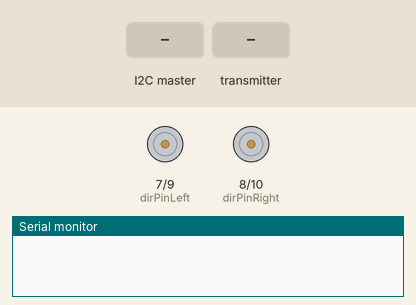
A sketch run on a simulated Arduino Uno, built with avr-gcc and run on an emulated ATmega328P. Parts: direction and speed pins drawn as motors (green arrow = direction pin HIGH = forward, orange = LOW = backward, longer = more drive), the last lines printed to the serial monitor. The test bench sets the inputs (shaded band). No radio packets arrive unless stated.

Above: at 1.2 s.
1.3 s: the I2C master sends the byte 1
At 2.1 s:
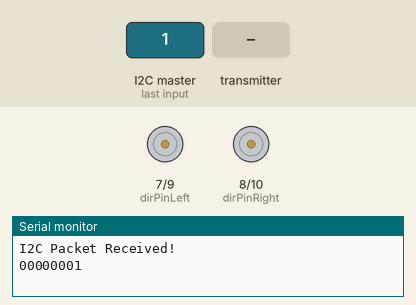
2.9 s: the transmitter starts sending received_byte_SPI = 64
4.4 s: the I2C master sends the byte 90
5.9 s: the transmitter starts sending received_byte_SPI = 128
7.4 s: the I2C master sends the byte 0
8.9 s: the transmitter starts sending received_byte_SPI = 255
At 10.2 s:
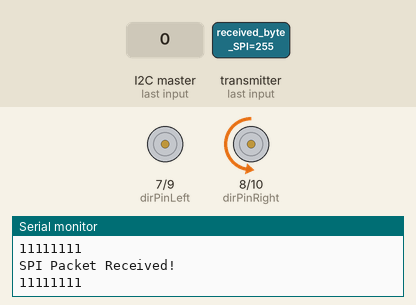
Timing chart, 0 to 11.4 s (numbered marks = the images above; inputs shaded):
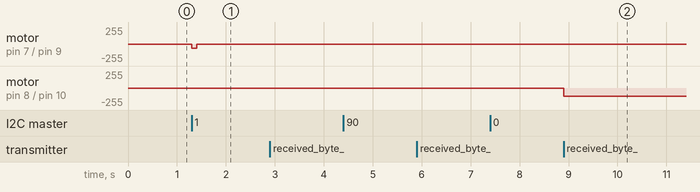

The sketch:

arduino_controller_code.ino
```cpp
#include <Wire.h>
#include <SPI.h>
#include <RF24.h>

// Define the CE and CSN pins for the nRF24L01+ module
#define CE_PIN 2
#define CSN_PIN 3

// Create an RF24 object
RF24 radio(CE_PIN, CSN_PIN);

// Define the address for communication (must match transmitter)
const byte address[6] = "00001";

const int dirPinLeft = 7;
const int dirPinRight = 8;

const bool cw = false;
const bool ccw = true;

const int pwmPinLeft = 9;    // PWM output pin 1
const int pwmPinRight = 10;  // PWM output pin 2

#define DIR_MASK 0b10000000    // 1 bit for direction (left or right)
#define FB_MASK 0b01000000     // 1 bit for forward or backwards
#define SPEED_MASK 0b00111111  // 6 bits for speed value

int waitTime = 100;
long prevMillis = 0;

// Define the I2C address for this slave device
#define I2C_ADDRESS 0x08

void printByteAsBits(byte b) {
  for (int i = 7; i >= 0; i--) {
    Serial.print(bitRead(b, i));
  }
  Serial.println();
}

void setupNRF24() {
  radio.begin();
  radio.openReadingPipe(0, address);  // Set the address to read from
  radio.setPALevel(RF24_PA_LOW);      // Set power level (use LOW for short distances)
  radio.startListening();             // Set the module as a receiver
}

void byte_to_speed(byte command_byte) {
  // Extracting the left/right bit (most significant bit)
  bool rightBool = (command_byte & DIR_MASK) >> 7;

  // Extracting the forward/backward bit (second most significant bit)
  bool forwardBool = (command_byte & FB_MASK) >> 6;

  // Extracting the speed (last 6 bits)
  int speed = command_byte & SPEED_MASK;

  //control right wheel spin
  if (rightBool) {
    if (forwardBool) {
      digitalWrite(dirPinRight, cw);
    } else {
      digitalWrite(dirPinRight, ccw);
    }
    if (speed != 0) {
      speed += 64;
    }
    setDutyCycle(pwmPinRight, speed);
  }

  //control left wheel spin
  else {
    if (forwardBool) {
      digitalWrite(dirPinLeft, ccw);
    } else {
      digitalWrite(dirPinLeft, cw);
    }
    if (speed != 0) {
      speed += 64;
    }
    setDutyCycle(pwmPinLeft, speed);
  }
}

void setDutyCycle(int pin, int dutyCycle) {
  if (pin == pwmPinLeft) {
    OCR1A = map(dutyCycle, 0, 255, 0, ICR1);
  } else if (pin == pwmPinRight) {
    OCR1B = map(dutyCycle, 0, 255, 0, ICR1);
  }
}

void handle_I2C(int byteCount){
  while (Wire.available()){
    byte received_byte_I2C=Wire.read();
    Serial.println("I2C Packet Received!");
    prevMillis = millis();
    printByteAsBits(received_byte_I2C);
    byte_to_speed(received_byte_I2C);
  }
}

void setup() {
  Serial.begin(115200);
  Wire.begin(I2C_ADDRESS);
  Wire.onReceive(handle_I2C);
  setupNRF24();

  pinMode(dirPinLeft, OUTPUT);
  pinMode(dirPinRight, OUTPUT);
  pinMode(pwmPinLeft, OUTPUT);
  pinMode(pwmPinRight, OUTPUT);


  // Configure Timer1 for PWM_PIN_L
  TCCR1A = 0;  // Reset Timer1 configuration
  TCCR1B = 0;

  // Set Fast PWM mode with ICR1 as TOP
  TCCR1A |= (1 << WGM11);
  TCCR1B |= (1 << WGM12) | (1 << WGM13);

  // Set prescaler to 1 and start PWM
  TCCR1B |= (1 << CS10);

  // Set TOP value for 25 kHz frequency
  ICR1 = 640;  // (16 MHz / (1 * 25 kHz)) - 1

  // Set non-inverting mode for both channels
  TCCR1A |= (1 << COM1A1) | (1 << COM1B1);
}

void loop() {
  // stop motors if jetson nano stops sending packets for waitTime milliseconds
  if (millis() - prevMillis > waitTime) {
    setDutyCycle(pwmPinLeft, 0);
    setDutyCycle(pwmPinRight, 0);
    //Serial.println("Stopping Motors");
    prevMillis = millis();
  }

  //handle incoming SPI packets from RF module
  if (radio.available()) {
    Serial.println("SPI Packet Received!");
    prevMillis = millis();
    byte received_byte_SPI;
    radio.read(&received_byte_SPI, sizeof(received_byte_SPI));
    printByteAsBits(received_byte_SPI);
    byte_to_speed(received_byte_SPI);
  }
}
```

Measured:
- after the input at 1.3 s, motor on pin 7 (dirPinLeft) / pin 9 (pwmPinLeft): stopped → backward 65/255 at once, → stopped 0.10 s later
- after the input at 8.9 s, motor on pin 8 (dirPinRight) / pin 10 (pwmPinRight): stopped → backward 127/255 at once
